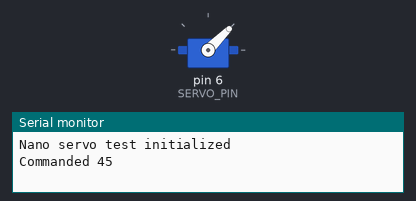
This sketch was run on a simulated Arduino Nano, built with avr-gcc and run on an emulated ATmega328P. Shown: servo, the last lines printed to the serial monitor.

Above: at 0.05 s.
At 4.0 s:
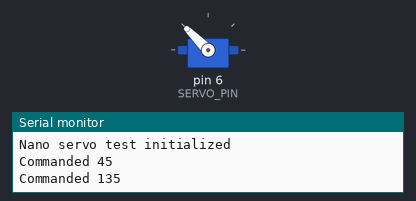
Timing chart, 0 to 5.2 s (numbered marks = the images above):
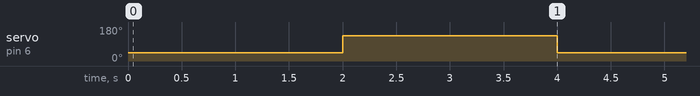

Measured:
- by itself, servo on pin 6 (SERVO_PIN): alternates 135° for 2.0 s and 45° for 2.0 s

The sketch:

servo_sweep_d6.ino
```cpp
#include <Servo.h>

Servo myServo;
const int SERVO_PIN = 6;

void setup() {
  Serial.begin(9600);
  myServo.attach(SERVO_PIN);
  myServo.write(90);
  Serial.println("Nano servo test initialized");
}

void loop() {
  myServo.write(45);
  Serial.println("Commanded 45");
  delay(2000);

  myServo.write(135);
  Serial.println("Commanded 135");
  delay(2000);
}
```
